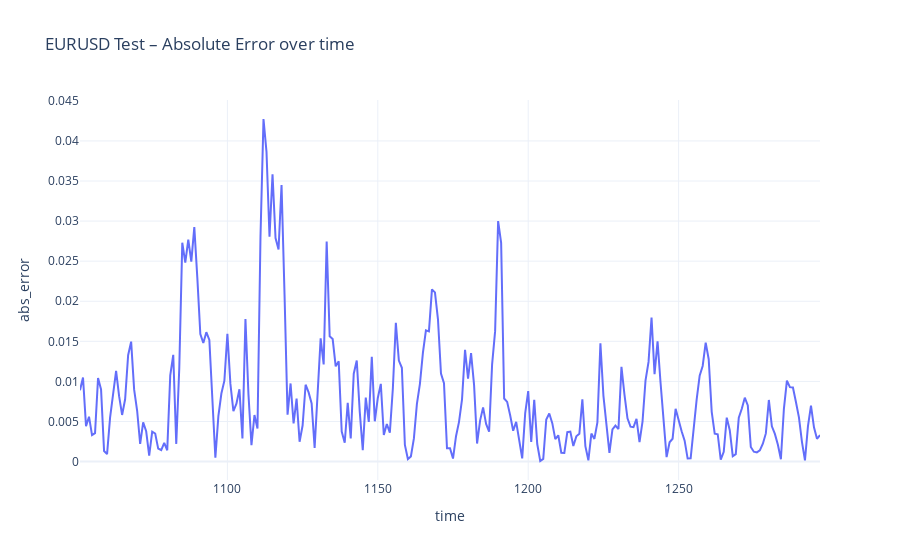
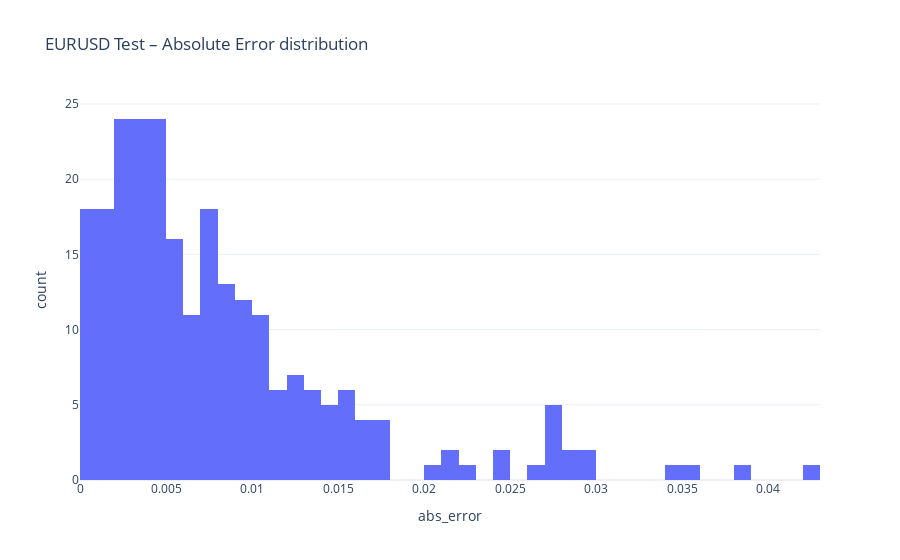
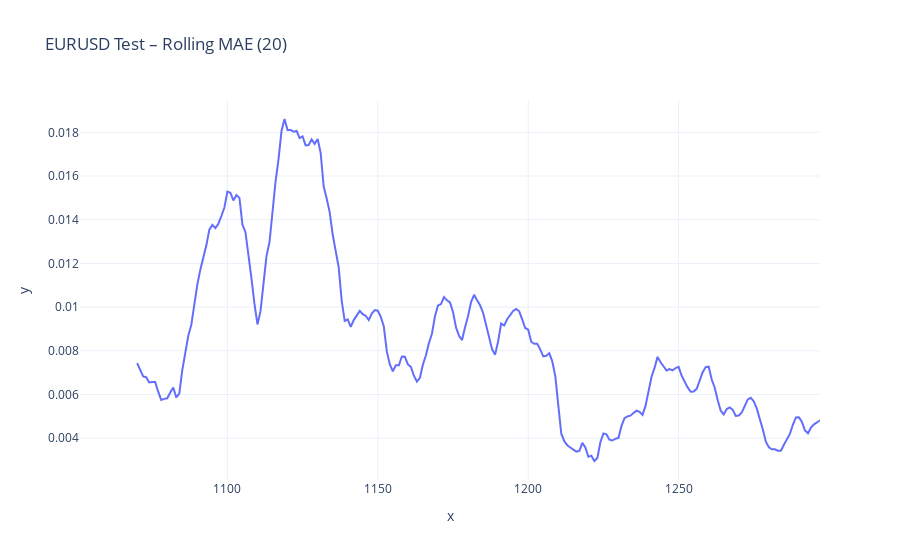

The cell these charts' notebook holds for them, in order:
### Code cell
metrics = regression_metrics(y_test_real, test_pred)
print("Regression metrics:", metrics)

err_df = build_error_df(
    df=df,
    y_test_real=y_test_real,
    test_pred=test_pred,
    window_size=WINDOW_SIZE,
    train_len=len(train_pred)
)

hit_rate, quantiles = direction_and_quantiles(err_df)
print(f"Directional accuracy (test): {hit_rate:.2f}%")
print("Abs error quantiles:", quantiles)

plot_error_diagnostics(err_df, rolling_window=20, title_prefix="EURUSD Test")

### Figure 1 — Plotly figure (JSON) as saved in the notebook; plotly's stock layout.template omitted (floating-point values rounded to 4 significant figures; data arrays with more than 128 entries replaced by an {"elided": "..."} marker saying what was removed)
{"data": [{"hovertemplate": "time=%{x}<br>abs_error=%{y}<extra></extra>", "legendgroup": "", "line": {"color": "#636efa", "dash": "solid"}, "marker": {"symbol": "circle"}, "mode": "lines", "name": "", "orientation": "v", "showlegend": false, "type": "scatter", "x": {"elided": "247 int values"}, "xaxis": "x", "y": {"elided": "247 float values"}, "yaxis": "y"}], "layout": {"hovermode": "x unified", "legend": {"tracegroupgap": 0}, "title": {"text": "EURUSD Test – Absolute Error over time"}, "xaxis": {"anchor": "y", "domain": [0, 1], "title": {"text": "time"}}, "yaxis": {"anchor": "x", "domain": [0, 1], "title": {"text": "abs_error"}}}}

### Figure 2 — Plotly figure (JSON) as saved in the notebook; plotly's stock layout.template omitted (floating-point values rounded to 4 significant figures; data arrays with more than 128 entries replaced by an {"elided": "..."} marker saying what was removed)
{"data": [{"bingroup": "x", "hovertemplate": "abs_error=%{x}<br>count=%{y}<extra></extra>", "legendgroup": "", "marker": {"color": "#636efa", "pattern": {"shape": ""}}, "name": "", "nbinsx": 50, "orientation": "v", "showlegend": false, "type": "histogram", "x": {"elided": "247 float values"}, "xaxis": "x", "yaxis": "y"}], "layout": {"barmode": "relative", "legend": {"tracegroupgap": 0}, "title": {"text": "EURUSD Test – Absolute Error distribution"}, "xaxis": {"anchor": "y", "domain": [0, 1], "title": {"text": "abs_error"}}, "yaxis": {"anchor": "x", "domain": [0, 1], "title": {"text": "count"}}}}

### Figure 3 — Plotly figure (JSON) as saved in the notebook; plotly's stock layout.template omitted (floating-point values rounded to 4 significant figures; data arrays with more than 128 entries replaced by an {"elided": "..."} marker saying what was removed)
{"data": [{"hovertemplate": "x=%{x}<br>y=%{y}<extra></extra>", "legendgroup": "", "line": {"color": "#636efa", "dash": "solid"}, "marker": {"symbol": "circle"}, "mode": "lines", "name": "", "orientation": "v", "showlegend": false, "type": "scatter", "x": {"elided": "247 int values"}, "xaxis": "x", "y": {"elided": "247 float values"}, "yaxis": "y"}], "layout": {"hovermode": "x unified", "legend": {"tracegroupgap": 0}, "title": {"text": "EURUSD Test – Rolling MAE (20)"}, "xaxis": {"anchor": "y", "domain": [0, 1], "title": {"text": "x"}}, "yaxis": {"anchor": "x", "domain": [0, 1], "title": {"text": "y"}}}}
